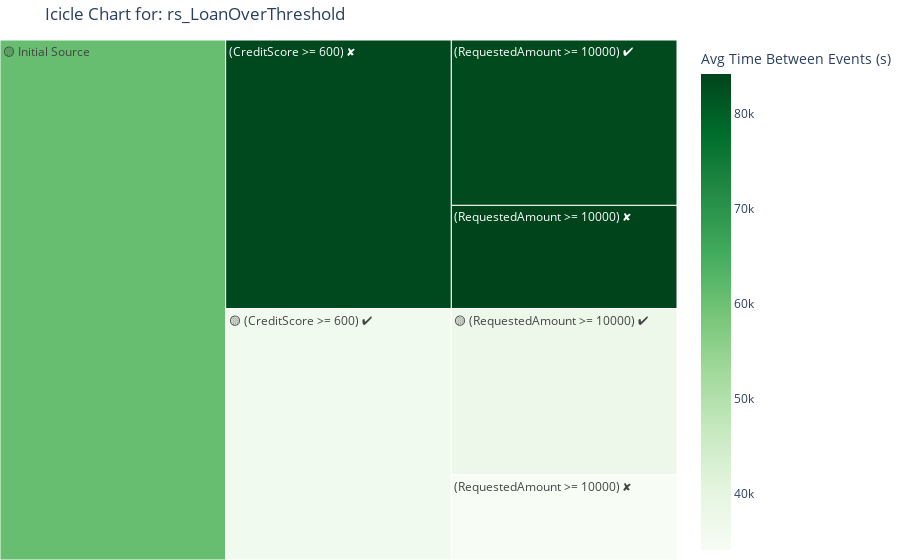

Notebook source saved alongside this figure:
### Code cell
# Example 3: details=True
icicle('rs_LoanOverThreshold', log_view, metric='avg_time_between_events', details=True)

### Figure 1 — Plotly figure (JSON) as saved in the notebook; plotly's stock layout.template omitted (floating-point values rounded to 4 significant figures)
{"data": [{"branchvalues": "total", "customdata": [["10,084", "0d 10h 21m", 37300.0], ["5,154", "0d 9h 28m", 34090.0], ["10,020", "0d 23h 7m", 83270.0], ["6,251", "0d 23h 22m", 84180.0], ["(?)", "(?)", 36210.0], ["(?)", "(?)", 83620.0], ["(?)", "(?)", 60690.0]], "domain": {"x": [0, 1], "y": [0, 1]}, "hoverinfo": "skip", "ids": ["🟡 Initial Source/🟡 (CreditScore >= 600) ✔/🟡 (RequestedAmount >= 10000) ✔", "🟡 Initial Source/🟡 (CreditScore >= 600) ✔/(RequestedAmount >= 10000) ✘", "🟡 Initial Source/(CreditScore >= 600) ✘/(RequestedAmount >= 10000) ✔", "🟡 Initial Source/(CreditScore >= 600) ✘/(RequestedAmount >= 10000) ✘", "🟡 Initial Source/🟡 (CreditScore >= 600) ✔", "🟡 Initial Source/(CreditScore >= 600) ✘", "🟡 Initial Source"], "labels": ["🟡 (RequestedAmount >= 10000) ✔", "(RequestedAmount >= 10000) ✘", "(RequestedAmount >= 10000) ✔", "(RequestedAmount >= 10000) ✘", "🟡 (CreditScore >= 600) ✔", "(CreditScore >= 600) ✘", "🟡 Initial Source"], "marker": {"coloraxis": "coloraxis", "colors": [37300.0, 34090.0, 83270.0, 84180.0, 36210.0, 83620.0, 60690.0]}, "name": "", "parents": ["🟡 Initial Source/🟡 (CreditScore >= 600) ✔", "🟡 Initial Source/🟡 (CreditScore >= 600) ✔", "🟡 Initial Source/(CreditScore >= 600) ✘", "🟡 Initial Source/(CreditScore >= 600) ✘", "🟡 Initial Source", "🟡 Initial Source", ""], "type": "icicle", "values": [10080.0, 5154.0, 10020.0, 6251.0, 15240.0, 16270.0, 31510.0]}], "layout": {"coloraxis": {"colorbar": {"title": {"text": "Avg Time Between Events (s)"}}, "colorscale": [[0, "rgb(247,252,245)"], [0.125, "rgb(229,245,224)"], [0.25, "rgb(199,233,192)"], [0.375, "rgb(161,217,155)"], [0.5, "rgb(116,196,118)"], [0.625, "rgb(65,171,93)"], [0.75, "rgb(35,139,69)"], [0.875, "rgb(0,109,44)"], [1, "rgb(0,68,27)"]]}, "legend": {"tracegroupgap": 0}, "margin": {"b": 0, "l": 0, "r": 0, "t": 40}, "title": {"text": "Icicle Chart for: rs_LoanOverThreshold"}}}
